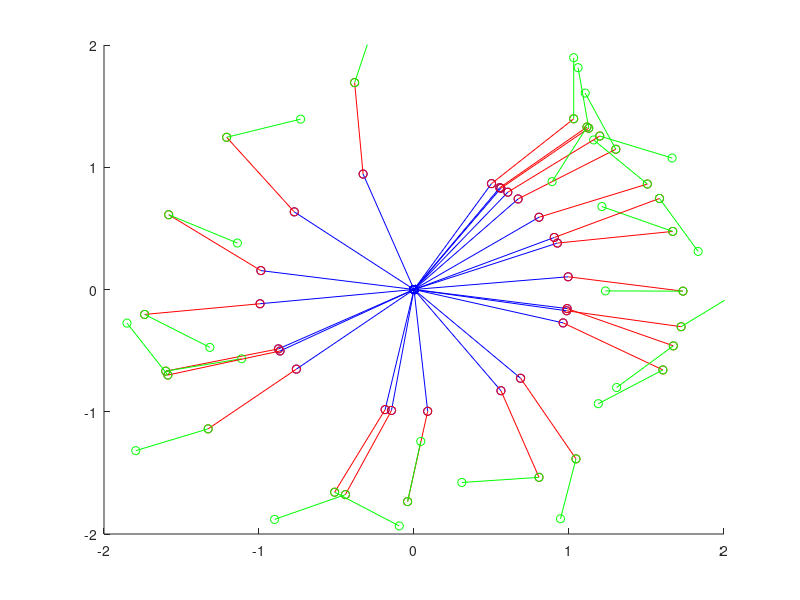

The MATLAB source for this figure:
clc;
clear all;

m1=1;
m2=1;
m3=1;

l1=1;
l2=0.75;
l3=0.5;

g=9.8;

th_1(1)=pi/3;
thdot_1(1)=0;
th_2(1)=pi/4;
thdot_2(1)=0;
th_3(1)=pi/2;
thdot_3(1)=0;

ts=10;
dt=0.05;
t=0:dt:10;


for i=1:length(t)
    
    sig1=3*cos(th_2(i))/2 + cos(th_3(i)) + cos(th_2(i)+th_3(i))/2 + 5/3;
    sig2=cos(th_3(i))/2 + cos(th_2(i) + th_3(i))/2 +1/3;
    M=[3*cos(th_2(i))+cos(th_3(i))+cos(th_2(i)+th_3(i))+4 sig1 sig2; sig1 cos(th_3(i))+5/3 cos(th_3(i))/2 + 1/3; sig2 cos(th_3(i))/2 + 1/3 1/3];


    sig1H=(981*cos(th_1(i)) + th_2(i) + th_3(i))/200;
    H=[(981*cos(th_1(i)))/40 + sig1H + (2943*cos(th_1(1) + th_2(i)))/200 ; (991*cos(th_1(i) + th_2(i) + th_3(i)))/200 + (2973*cos(th_1(i) + th_2(i)))/200 ; sig1H]; 

   %     
    sig5C=(thdot_1(i)+thdot_2(i)+thdot_3(i))^2;
    sig6C=th_1(i)+th_2(i)+th_3(i);
    sig7C=cos(th_1(i))*(thdot_1(i)^2);
    sig8C=sin(th_1(i))*(thdot_1(i)^2);
    sig9C=(thdot_1(i)+(thdot_2(i))^2);
    sig10C=th_1(i)+th_2(i);
    sig1C=sig6C + sig5C*sin(sig6C)/2 + sig9C*sin(sig10C);
    sig2C= sig5C*cos(sig6C)/2 + sig9C*cos(sig10C) + sig1C;
    sig3C=sig9C*cos(sig10C)/2 + sig1C;
    sig4C=sig8C + (sig9C*sin(sig10C))/2;
%

    C=[sig2C*(sin(th_1(i)) + sin(sig6C)/2 + sin(sig10C)) - (cos(th_1(i)) + cos(sig6C)/2 + cos(sig10C))*sig1C - (cos(th_1(i)) + cos(sig10C)/2)*sig4C + (sin(th_1(i)) + sin(sig10C)/2)*sig3C ; (sin(sig6C)/2 + sin(sig10C))*sig2C - (cos(sig6C)/2 + cos(sig10C))*sig1C + (sin(sig10C)*sig3C)/2 - (cos(sig10C)*sig4C)/2  ; (sin(sig6C)*sig2C)/2 - (cos(sig6C)*sig1C)/2];
    
    Minv=inv(M);
    thddot=-Minv*(C+H);
    thdot_1(i+1)=thdot_1(i) + thddot(1)*dt;
    th_1(i+1)=th_1(i)+thdot_1(i+1)*dt;
    thdot_2(i+1)=thdot_2(i) + thddot(1)*dt;
    th_2(i+1)=th_2(i)+thdot_2(i+1)*dt;
    thdot_3(i+1)=thdot_3(i) + thddot(2)*dt;
    th_3(i+1)=th_3(i)+thdot_3(i+1)*dt;

    hold on;
    plot([0 l1*cos(th_1(i))],[0 l1*sin(th_1(i))],'b-o');
    plot([l1*cos(th_1(i)) l1*cos(th_1(i))+l2*cos(th_2(i))],[l1*sin(th_1(i)) l1*sin(th_1(i))+l2*sin(th_2(i))],'r-o');
    plot([l1*cos(th_1(i))+l2*cos(th_2(i)) l1*cos(th_1(i))+l2*cos(th_2(i))+l3*cos(th_3(i))],[l1*sin(th_1(i))+l2*sin(th_2(i)) l1*sin(th_1(i))+l2*sin(th_2(i))+l3*sin(th_3(i))],'g-o');
    axis([-2 2 -2 2])
    pause(dt+0.1);
    hold off;


end